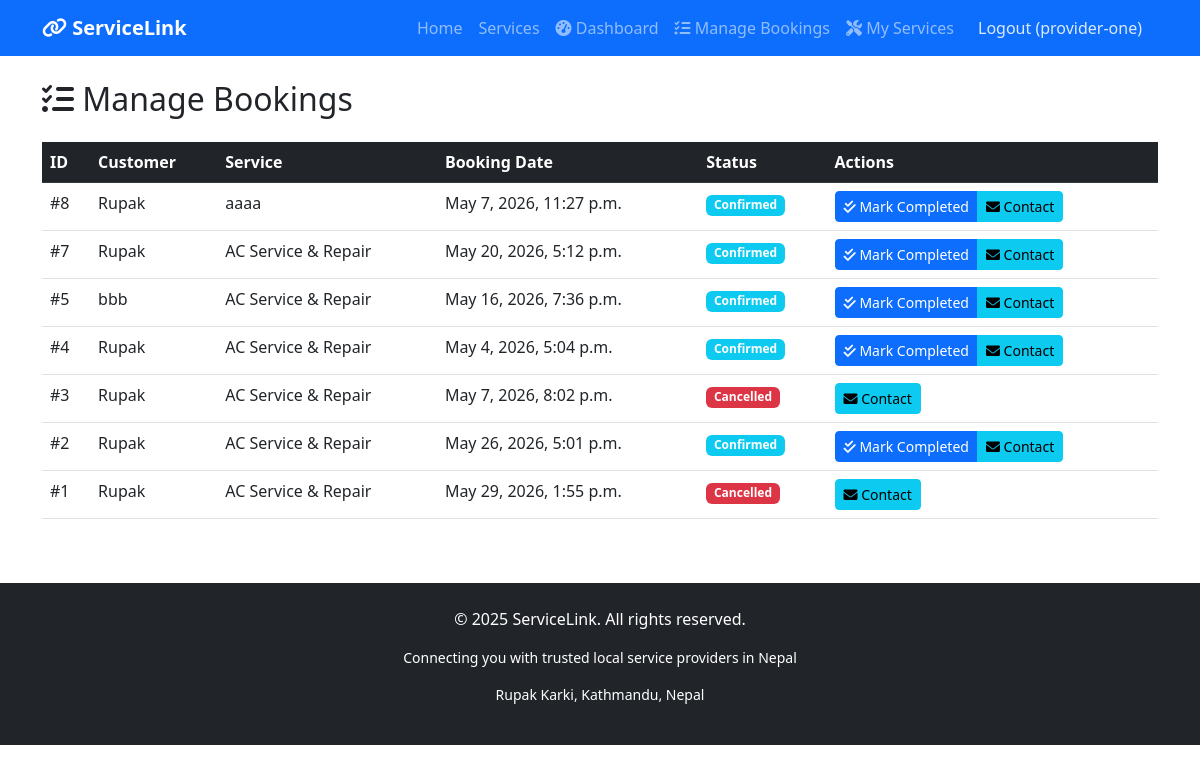
Page /services/manage-bookings/ (signed in) on the committed database.
### services/models.py (models this page shows, shortened)
class Booking(models.Model):
    STATUS_CHOICES = [
        ('pending', 'Pending'),
        ('confirmed', 'Confirmed'),
        ('completed', 'Completed'),
        ('cancelled', 'Cancelled'),
    ]
    service = models.ForeignKey(Service, on_delete=models.CASCADE, related_name='bookings')
    customer = models.ForeignKey(User, on_delete=models.CASCADE, related_name='bookings')
    booking_date = models.DateTimeField()
    special_requests = models.TextField(blank=True)
    status = models.CharField(max_length=20, choices=STATUS_CHOICES, default='pending')
    created_at = models.DateTimeField(auto_now_add=True)
    updated_at = models.DateTimeField(auto_now=True)
    class Meta:
        ordering = ['-created_at']

class Service(models.Model):
    title = models.CharField(max_length=200)
    description = models.TextField()
    price = models.DecimalField(max_digits=10, decimal_places=2)
    category = models.ForeignKey(Category, on_delete=models.CASCADE)
    provider = models.ForeignKey(User, on_delete=models.CASCADE, related_name='services')
    image = models.ImageField(upload_to='services/', blank=True, null=True)
    location = models.CharField(max_length=200, blank=True)
    is_available = models.BooleanField(default=True)
    created_at = models.DateTimeField(auto_now_add=True)

### services/views.py (the view)
# urls.py: path('manage-bookings/', views.manage_bookings, name='manage_bookings'),  # Added this
@login_required
def manage_bookings(request):
    if request.user.profile.user_type != 'provider':
        messages.error(request, 'Access denied. Provider only area.')
        return redirect('dashboard')
    bookings = Booking.objects.filter(service__provider=request.user)
    return render(request, 'services/manage_bookings.html', {
        'bookings': bookings
    })

### services/templates/services/manage_bookings.html
{% extends 'base.html' %}
{% block content %}
<div class="container mt-4">
    <h2 class="mb-4"><i class="fas fa-tasks"></i> Manage Bookings</h2>
    {% if bookings %}
        <div class="table-responsive">
            <table class="table table-hover">
                <thead class="table-dark">
                    <tr>
                        <th>ID</th>
                        <th>Customer</th>
                        <th>Service</th>
                        <th>Booking Date</th>
                        <th>Status</th>
                        <th>Actions</th>
                    </tr>
                </thead>
                <tbody>
                    {% for booking in bookings %}
                    <tr>
                        <td>#{{ booking.id }}</td>
                        <td>{{ booking.customer.username }}</td>
                        <td>{{ booking.service.title|truncatechars:30 }}</td>
                        <td>{{ booking.booking_date|date:"M j, Y, g:i a" }}</td>
                        <td>
                            <span class="badge {% if booking.status == 'pending' %}bg-warning
                                               {% elif booking.status == 'confirmed' %}bg-info
                                               {% elif booking.status == 'completed' %}bg-success
                                               {% else %}bg-danger{% endif %}">
                                {{ booking.status|title }}
                            </span>
                        </td>
                        <td>
                            <div class="btn-group btn-group-sm">
                                {% if booking.status == 'pending' %}
                                    <a href="{% url 'update_booking_status' booking.id 'confirmed' %}" class="btn btn-success">
                                        <i class="fas fa-check"></i> Accept
                                    </a>
                                    <a href="{% url 'update_booking_status' booking.id 'cancelled' %}" class="btn btn-danger">
                                        <i class="fas fa-times"></i> Reject
                                    </a>
                                {% elif booking.status == 'confirmed' %}
                                    <a href="{% url 'update_booking_status' booking.id 'completed' %}" class="btn btn-primary">
                                        <i class="fas fa-check-double"></i> Mark Completed
                                    </a>
                                {% endif %}
                                <a href="#" class="btn btn-info" onclick="alert('Contact: {{ booking.customer.email }}')">
                                    <i class="fas fa-envelope"></i> Contact
                                </a>
                            </div>
                        </td>
                    </tr>
                    {% endfor %}
                </tbody>
            </table>
        </div>
    {% else %}
        <div class="alert alert-info text-center">
            <i class="fas fa-info-circle fa-2x mb-2"></i>
            <p>No bookings received yet.</p>
        </div>
    {% endif %}
</div>
{% endblock %}

### templates/base.html (shortened to what this page needs)
<!DOCTYPE html>
<html lang="en">
<head>
    <link href="https://cdn.jsdelivr.net/npm/bootstrap@5.3.0/dist/css/bootstrap.min.css" rel="stylesheet">
    <link rel="stylesheet" href="https://cdnjs.cloudflare.com/ajax/libs/font-awesome/6.0.0/css/all.min.css">
</head>
<body>
    <nav class="navbar navbar-expand-lg navbar-dark bg-primary">
        <div class="container">
            <a class="navbar-brand fw-bold" href="/">
                <i class="fas fa-link"></i> ServiceLink
            </a>
            <div class="collapse navbar-collapse" id="navbarNav">
                <ul class="navbar-nav ms-auto">
                    <li class="nav-item">
                        <a class="nav-link" href="/">Home</a>
                    </li>
                    <li class="nav-item">
                        <a class="nav-link" href="/services/">Services</a>
                    </li>
                    {% if user.is_authenticated %}
                        <li class="nav-item">
                            <a class="nav-link" href="{% url 'dashboard' %}">
                                <i class="fas fa-tachometer-alt"></i> Dashboard
                            </a>
                        </li>
                        {% if user.profile.user_type == 'provider' %}
                        <li class="nav-item">
                            <a class="nav-link" href="{% url 'manage_bookings' %}">
                                <i class="fas fa-tasks"></i> Manage Bookings
                            </a>
                        </li>
                        <li class="nav-item">
                             <a class="nav-link" href="{% url 'provider_services' %}">
                                 <i class="fas fa-tools"></i> My Services
                            </a>
                        </li>
                        {% endif %}
                        <li class="nav-item">
                            <form action="{% url 'logout' %}" method="post" style="display: inline;">
                                <button type="submit" class="nav-link btn btn-link" style="display: inline; background: none; border: none; color: rgba(255,255,255,0.85); padding: 8px 16px;">
                                    Logout ({{ user.username }})
                                </button>
                            </form>
                        </li>
                    {% endif %}
                </ul>
            </div>
        </div>
    </nav>
    {% block content %}
    {% endblock %}
    <footer class="bg-dark text-white mt-5 py-4">
        <div class="container text-center">
            <p>&copy; 2025 ServiceLink. All rights reserved.</p>
            <p class="small">Connecting you with trusted local service providers in Nepal</p>
            <p class="small">Rupak Karki, Kathmandu, Nepal</p>
        </div>
    </footer>
</body>
</html>

### templates/base.html (style rules this page uses)
footer { margin-top: 50px; }

### rows in the picture
Booking: id "8", customer.username "Rupak", service "aaaa", booking_date "May 7, 2026, 11:27 p.m.", status "Confirmed", shows "Mark Completed"
Booking: id "7", customer.username "Rupak", service "AC Service & Repair", booking_date "May 20, 2026, 5:12 p.m.", status "Confirmed", shows "Mark Completed"
Booking: id "5", customer.username "bbb", service "AC Service & Repair", booking_date "May 16, 2026, 7:36 p.m.", status "Confirmed", shows "Mark Completed"
Booking: id "4", customer.username "Rupak", service "AC Service & Repair", booking_date "May 4, 2026, 5:04 p.m.", status "Confirmed", shows "Mark Completed"
Booking: id "3", customer.username "Rupak", service "AC Service & Repair", booking_date "May 7, 2026, 8:02 p.m.", status "Cancelled"
Booking: id "2", customer.username "Rupak", service "AC Service & Repair", booking_date "May 26, 2026, 5:01 p.m.", status "Confirmed", shows "Mark Completed"
Booking: id "1", customer.username "Rupak", service "AC Service & Repair", booking_date "May 29, 2026, 1:55 p.m.", status "Cancelled"

### other values in the picture
{{ user.username }} "provider-one"
